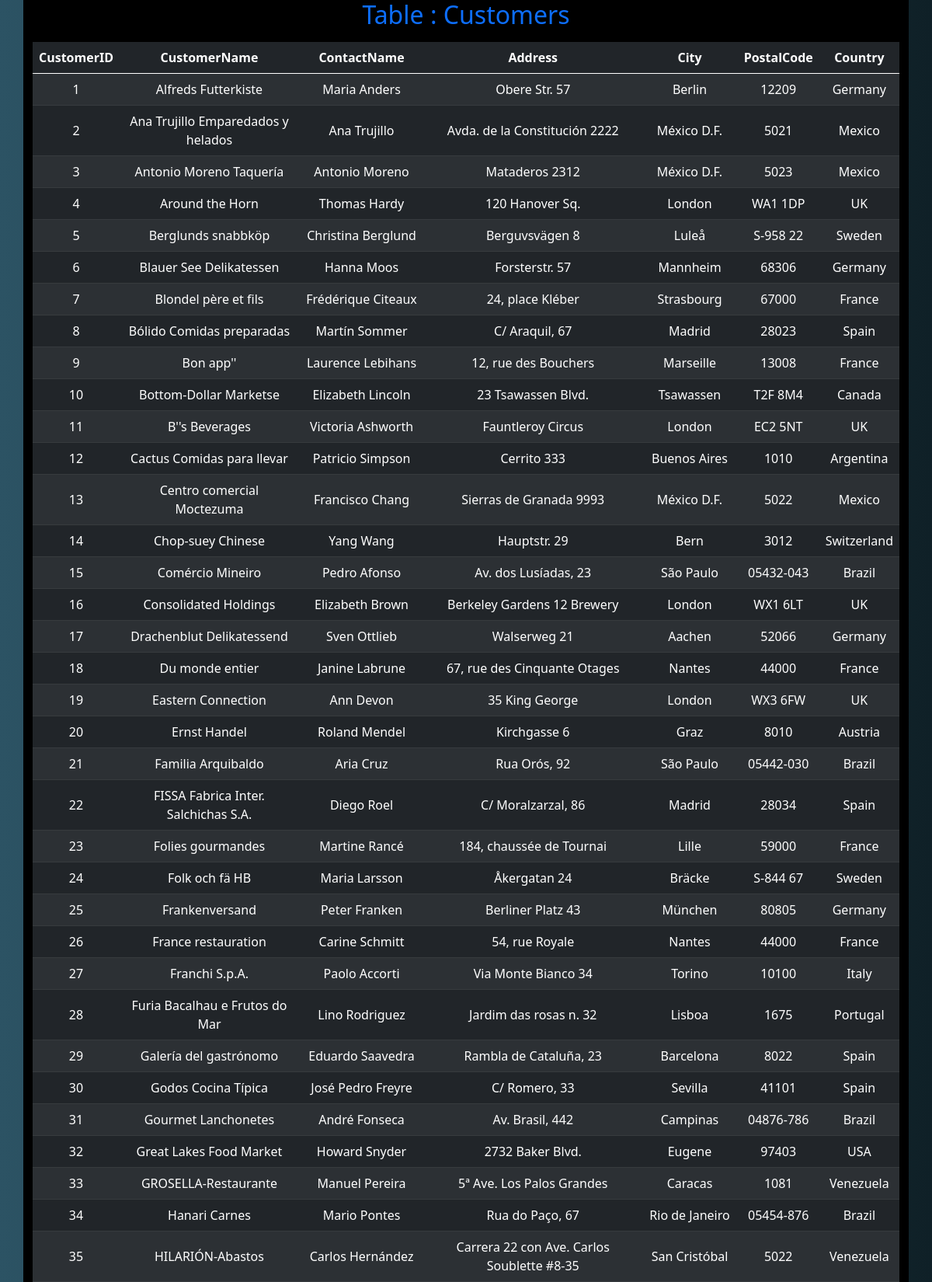
Page /customers (upper part) on the committed database.
### tables this page shows
CREATE TABLE Customers
(      
    CustomerID INTEGER PRIMARY KEY AUTOINCREMENT,
    CustomerName TEXT,
    ContactName TEXT,
    Address TEXT,
    City TEXT,
    PostalCode TEXT,
    Country TEXT
);

### main.py (the view)
@app.get("/customers",response_class=HTMLResponse)
def customers(request:Request):
  with engine.connect() as conn:
    lista_by_body = conn.execute(model.Customers.select()).fetchall()
    names_camp = conn.execute(model.Customers.select()).keys()
    name="Customers"
  return templates.TemplateResponse("index.html",{"request":request,
                                                  "name":name,
                                                  "names_camp":names_camp,
                                                  "lista_by_body":lista_by_body})

### sql_app/templates/index.html (shortened to what this page needs)
<!DOCTYPE html>
<html lang="en">
<head>
    <link
        href="https://cdn.jsdelivr.net/npm/bootstrap@5.0.2/dist/css/bootstrap.min.css"
        rel="stylesheet"
>
</head>
<body>
    <div class="container" style="background-color: rgb(0, 0, 0);">
        <div class="container-table " style="background-color: black;">
            <h2 class="table text-center text-primary"> Table : {{ name }}</h2>
        </div>
        <table class="table table-dark table-striped">
            <thead>
                <tr>
                    {% for i in names_camp %}
                        <th class="center text-center">{{i}}</th>
                    {% endfor %}
                </tr>
            </thead>
            <tbody>
                {% for lista in lista_by_body %}
                    <tr class ="center">
                        {% for e in lista %}
                            <td class="center aling-middle text-center"> {{ e }} </td>
                        {% endfor %}
                    </tr>
                {% endfor %}
            </tbody>
        </table>
    </div>
    <link rel="stylesheet" href="{{ url_for('static', path='style.css') }}">
</body>
</html>

### static/style.css (style rules this page uses)
.center { justify-content: center; vertical-align: middle; }
body { background: #0F2027; background: -webkit-linear-gradient(to right, #2C5364, #203A43, #0F2027); background: linear-gradient(to right, #2C5364, #203A43, #0F2027); }

### rows in the picture
Customers: lista "1", CustomerName "Alfreds Futterkiste", ContactName "Maria Anders", Address "Obere Str. 57", City "Berlin", PostalCode "12209", Country "Germany"
Customers: lista "2", CustomerName "Ana Trujillo Emparedados y helados", ContactName "Ana Trujillo", Address "Avda. de la Constitución 2222", City "México D.F.", PostalCode "5021", Country "Mexico"
Customers: lista "3", CustomerName "Antonio Moreno Taquería", ContactName "Antonio Moreno", Address "Mataderos 2312", City "México D.F.", PostalCode "5023", Country "Mexico"
Customers: lista "4", CustomerName "Around the Horn", ContactName "Thomas Hardy", Address "120 Hanover Sq.", City "London", PostalCode "WA1 1DP", Country "UK"
Customers: lista "5", CustomerName "Berglunds snabbköp", ContactName "Christina Berglund", Address "Berguvsvägen 8", City "Luleå", PostalCode "S-958 22", Country "Sweden"
Customers: lista "6", CustomerName "Blauer See Delikatessen", ContactName "Hanna Moos", Address "Forsterstr. 57", City "Mannheim", PostalCode "68306", Country "Germany"
Customers: lista "7", CustomerName "Blondel père et fils", ContactName "Frédérique Citeaux", Address "24, place Kléber", City "Strasbourg", PostalCode "67000", Country "France"
Customers: lista "8", CustomerName "Bólido Comidas preparadas", ContactName "Martín Sommer", Address "C/ Araquil, 67", City "Madrid", PostalCode "28023", Country "Spain"
Customers: lista "9", CustomerName "Bon app''", ContactName "Laurence Lebihans", Address "12, rue des Bouchers", City "Marseille", PostalCode "13008", Country "France"
Customers: lista "10", CustomerName "Bottom-Dollar Marketse", ContactName "Elizabeth Lincoln", Address "23 Tsawassen Blvd.", City "Tsawassen", PostalCode "T2F 8M4", Country "Canada"
Customers: lista "11", CustomerName "B''s Beverages", ContactName "Victoria Ashworth", Address "Fauntleroy Circus", City "London", PostalCode "EC2 5NT", Country "UK"
Customers: lista "12", CustomerName "Cactus Comidas para llevar", ContactName "Patricio Simpson", Address "Cerrito 333", City "Buenos Aires", PostalCode "1010", Country "Argentina"
Customers: lista "13", CustomerName "Centro comercial Moctezuma", ContactName "Francisco Chang", Address "Sierras de Granada 9993", City "México D.F.", PostalCode "5022", Country "Mexico"
Customers: lista "14", CustomerName "Chop-suey Chinese", ContactName "Yang Wang", Address "Hauptstr. 29", City "Bern", PostalCode "3012", Country "Switzerland"
Customers: lista "15", CustomerName "Comércio Mineiro", ContactName "Pedro Afonso", Address "Av. dos Lusíadas, 23", City "São Paulo", PostalCode "05432-043", Country "Brazil"
Customers: lista "16", CustomerName "Consolidated Holdings", ContactName "Elizabeth Brown", Address "Berkeley Gardens 12 Brewery", City "London", PostalCode "WX1 6LT", Country "UK"
Customers: lista "17", CustomerName "Drachenblut Delikatessend", ContactName "Sven Ottlieb", Address "Walserweg 21", City "Aachen", PostalCode "52066", Country "Germany"
Customers: lista "18", CustomerName "Du monde entier", ContactName "Janine Labrune", Address "67, rue des Cinquante Otages", City "Nantes", PostalCode "44000", Country "France"
Customers: lista "19", CustomerName "Eastern Connection", ContactName "Ann Devon", Address "35 King George", City "London", PostalCode "WX3 6FW", Country "UK"
Customers: lista "20", CustomerName "Ernst Handel", ContactName "Roland Mendel", Address "Kirchgasse 6", City "Graz", PostalCode "8010", Country "Austria"
Customers: lista "21", CustomerName "Familia Arquibaldo", ContactName "Aria Cruz", Address "Rua Orós, 92", City "São Paulo", PostalCode "05442-030", Country "Brazil"
Customers: lista "22", CustomerName "FISSA Fabrica Inter. Salchichas S.A.", ContactName "Diego Roel", Address "C/ Moralzarzal, 86", City "Madrid", PostalCode "28034", Country "Spain"
Customers: lista "23", CustomerName "Folies gourmandes", ContactName "Martine Rancé", Address "184, chaussée de Tournai", City "Lille", PostalCode "59000", Country "France"
Customers: lista "24", CustomerName "Folk och fä HB", ContactName "Maria Larsson", Address "Åkergatan 24", City "Bräcke", PostalCode "S-844 67", Country "Sweden"
Customers: lista "25", CustomerName "Frankenversand", ContactName "Peter Franken", Address "Berliner Platz 43", City "München", PostalCode "80805", Country "Germany"
Customers: lista "26", CustomerName "France restauration", ContactName "Carine Schmitt", Address "54, rue Royale", City "Nantes", PostalCode "44000", Country "France"
Customers: lista "27", CustomerName "Franchi S.p.A.", ContactName "Paolo Accorti", Address "Via Monte Bianco 34", City "Torino", PostalCode "10100", Country "Italy"
Customers: lista "28", CustomerName "Furia Bacalhau e Frutos do Mar", ContactName "Lino Rodriguez", Address "Jardim das rosas n. 32", City "Lisboa", PostalCode "1675", Country "Portugal"
Customers: lista "29", CustomerName "Galería del gastrónomo", ContactName "Eduardo Saavedra", Address "Rambla de Cataluña, 23", City "Barcelona", PostalCode "8022", Country "Spain"
Customers: lista "30", CustomerName "Godos Cocina Típica", ContactName "José Pedro Freyre", Address "C/ Romero, 33", City "Sevilla", PostalCode "41101", Country "Spain"
Customers: lista "31", CustomerName "Gourmet Lanchonetes", ContactName "André Fonseca", Address "Av. Brasil, 442", City "Campinas", PostalCode "04876-786", Country "Brazil"
Customers: lista "32", CustomerName "Great Lakes Food Market", ContactName "Howard Snyder", Address "2732 Baker Blvd.", City "Eugene", PostalCode "97403", Country "USA"
Customers: lista "33", CustomerName "GROSELLA-Restaurante", ContactName "Manuel Pereira", Address "5ª Ave. Los Palos Grandes", City "Caracas", PostalCode "1081", Country "Venezuela"
Customers: lista "34", CustomerName "Hanari Carnes", ContactName "Mario Pontes", Address "Rua do Paço, 67", City "Rio de Janeiro", PostalCode "05454-876", Country "Brazil"
Customers: lista "35", CustomerName "HILARIÓN-Abastos", ContactName "Carlos Hernández", Address "Carrera 22 con Ave. Carlos Soublette #8-35", City "San Cristóbal", PostalCode "5022", Country "Venezuela"

### other values in the picture
{{ i }} "CustomerID" "CustomerName" "ContactName" "Address" "City" "PostalCode" "Country"
